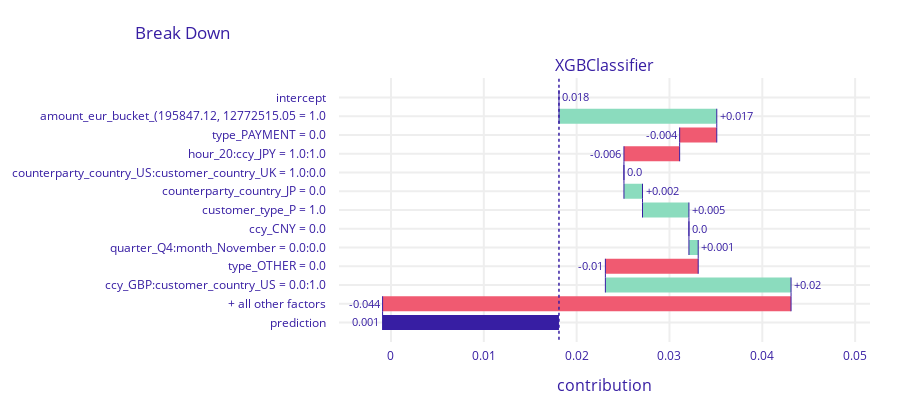

The cell this chart's notebook holds for it:
### Code cell
shap_values.plot()

### Figure 1 — Plotly figure (JSON) as saved in the notebook; plotly's stock layout.template omitted (floating-point values rounded to 4 significant figures)
{"data": [{"base": 0.01809, "connector": {"line": {"color": "#371ea3", "dash": "solid", "width": 1}, "mode": "spanning"}, "decreasing": {"marker": {"color": "#f05a71"}}, "hoverinfo": "text+delta", "hoverlabel": {"bgcolor": "rgba(0,0,0,0.8)"}, "hovertext": ["Average response: 0.018<br>Prediction: 0.001", "amount_eur_bucket_(195847.12, 12772515.05 = 1.0<br>increases average response by", "type_PAYMENT = 0.0<br>decreases average response by", "hour_20:ccy_JPY = 1.0:1.0<br>decreases average response by", "counterparty_country_US:customer_country_UK = 1.0:0.0<br>decreases average response by", "counterparty_country_JP = 0.0<br>increases average response by", "customer_type_P = 1.0<br>increases average response by", "ccy_CNY = 0.0<br>decreases average response by", "quarter_Q4:month_November = 0.0:0.0<br>increases average response by", "type_OTHER = 0.0<br>decreases average response by", "ccy_GBP:customer_country_US = 0.0:1.0<br>increases average response by", "+ all other factors<br>decreases average response by", "Average response: 0.018<br>Prediction: 0.001"], "increasing": {"marker": {"color": "#8bdcbe"}}, "measure": ["relative", "relative", "relative", "relative", "relative", "relative", "relative", "relative", "relative", "relative", "relative", "relative", "total"], "orientation": "h", "showlegend": false, "text": ["0.018", "+0.017", "-0.004", "-0.006", "0.0", "+0.002", "+0.005", "0.0", "+0.001", "-0.01", "+0.02", "-0.044", "0.001"], "textposition": "outside", "totals": {"marker": {"color": "#371ea3"}}, "type": "waterfall", "x": [0, 0.017, -0.004, -0.006, 0, 0.002, 0.005, 0, 0.001, -0.01, 0.02, -0.044, -0.017], "xaxis": "x", "y": ["intercept", "amount_eur_bucket_(195847.12, 12772515.05 = 1.0", "type_PAYMENT = 0.0", "hour_20:ccy_JPY = 1.0:1.0", "counterparty_country_US:customer_country_UK = 1.0:0.0", "counterparty_country_JP = 0.0", "customer_type_P = 1.0", "ccy_CNY = 0.0", "quarter_Q4:month_November = 0.0:0.0", "type_OTHER = 0.0", "ccy_GBP:customer_country_US = 0.0:1.0", "+ all other factors", "prediction"], "yaxis": "y"}], "layout": {"annotations": [{"font": {"size": 16}, "showarrow": false, "text": "XGBClassifier", "x": 0.5, "xanchor": "center", "xref": "paper", "y": 1, "yanchor": "bottom", "yref": "paper"}, {"font": {"size": 16}, "showarrow": false, "text": "contribution", "x": 0.5, "xanchor": "center", "xref": "paper", "y": 0, "yanchor": "top", "yref": "paper", "yshift": -30}], "font": {"color": "#371ea3"}, "height": 413, "margin": {"b": 71, "r": 30, "t": 78}, "shapes": [{"line": {"color": "#371ea3", "dash": "dot", "width": 1.5}, "type": "line", "x0": 0.01809, "x1": 0.01809, "xref": "x", "y0": -1, "y1": 13, "yref": "y"}], "title": {"text": "Break Down", "x": 0.15}, "xaxis": {"anchor": "y", "automargin": true, "domain": [0, 1], "fixedrange": true, "gridwidth": 2, "range": [-0.0056, 0.0516], "tickcolor": "white", "ticklen": 3, "ticks": "outside", "type": "linear", "zeroline": false}, "yaxis": {"anchor": "x", "automargin": true, "autorange": "reversed", "domain": [0, 1], "fixedrange": true, "gridwidth": 2, "tickcolor": "white", "ticklen": 10, "ticks": "outside", "type": "category"}}}
